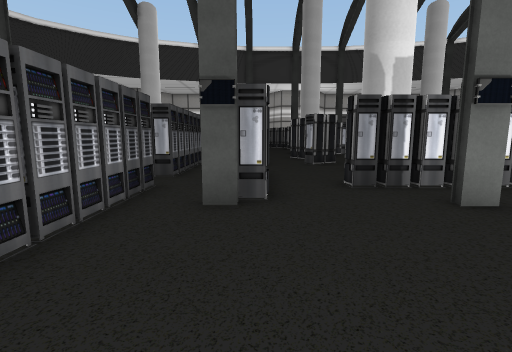
view 1 (above)

24 first-person views from a walk through a 3-D level made in the Unity game engine. The camera is 1.2 m above the floor, tilts 8° down and sees 85° across. The floor is counted in squares, 1 m on a side. Each view is taken from the middle of a square. On the plan, view 1 faces up. The plan holds only what a view shows up to about 13 squares ahead; the rest is blank. The place goes on beyond the plan.

view 2
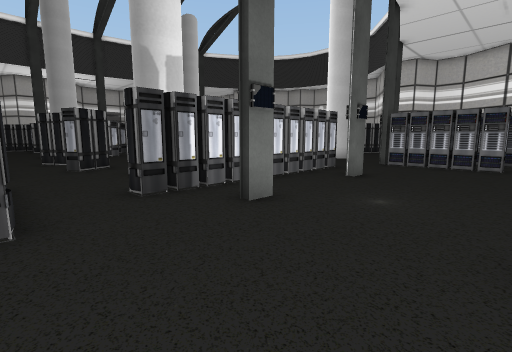

view 3
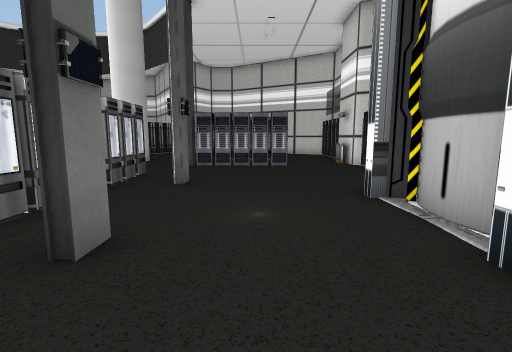

view 4
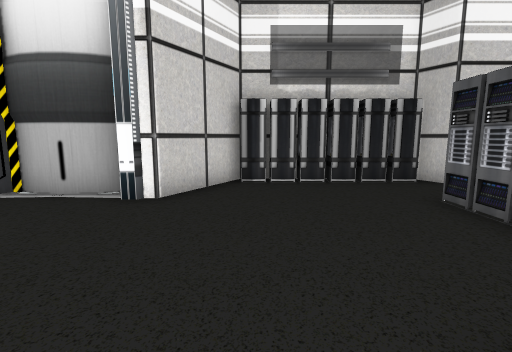

view 5
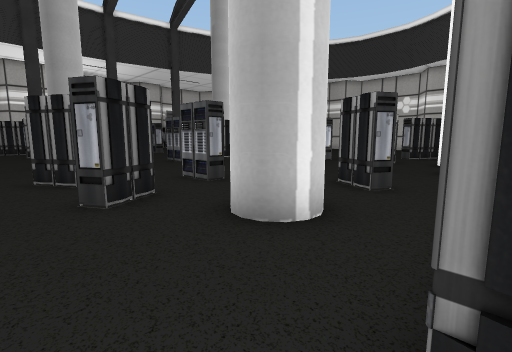

view 6
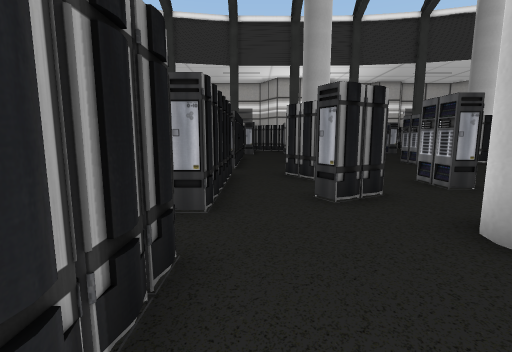

view 7
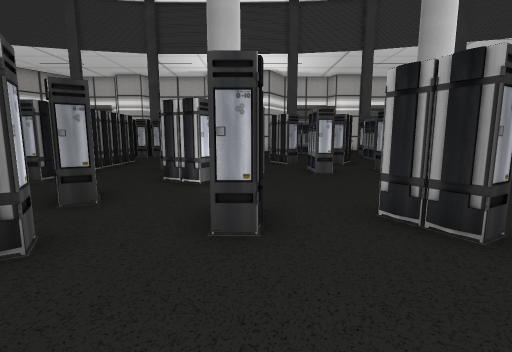

view 8
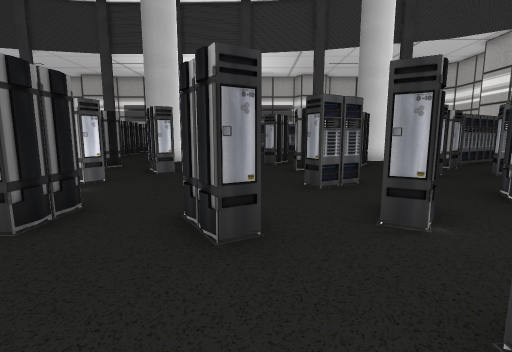

view 9
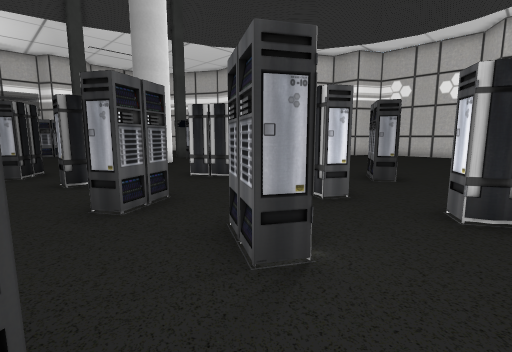

view 10
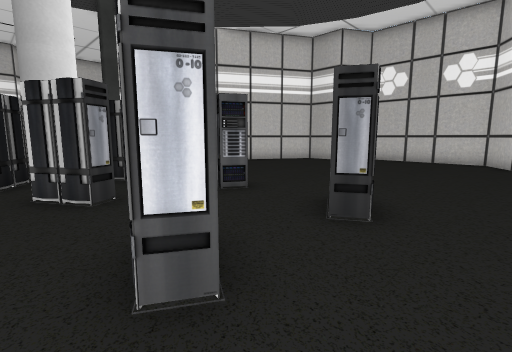

view 11
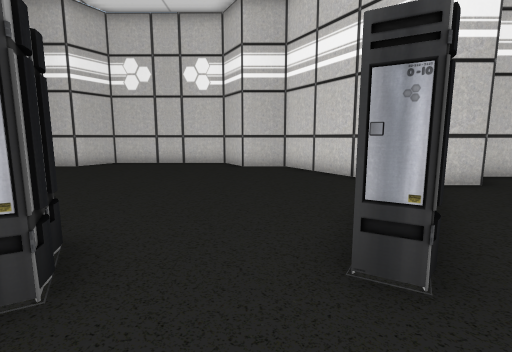

view 12
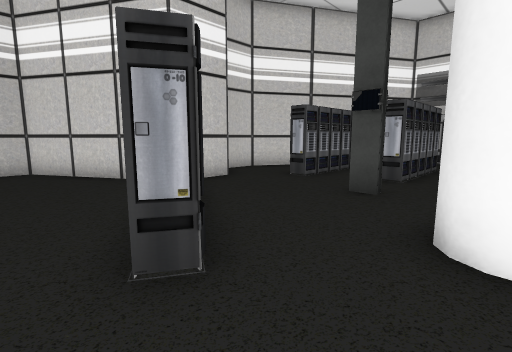

view 13
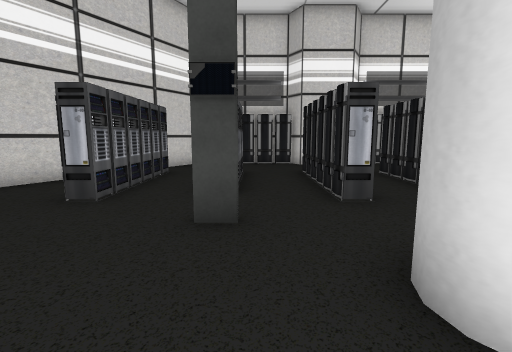

view 14
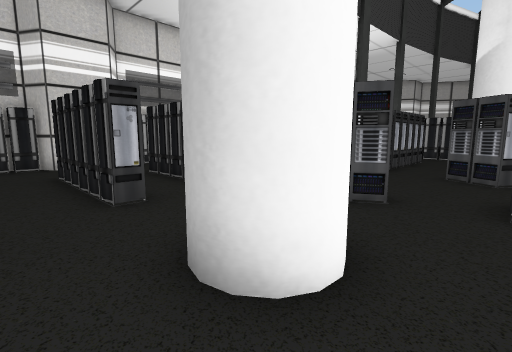

view 15
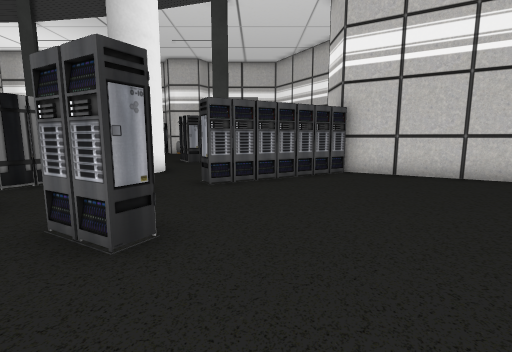

view 16
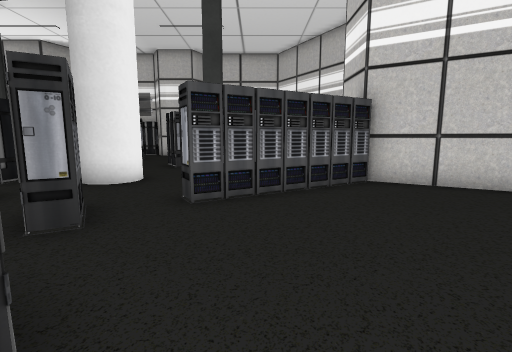

view 17
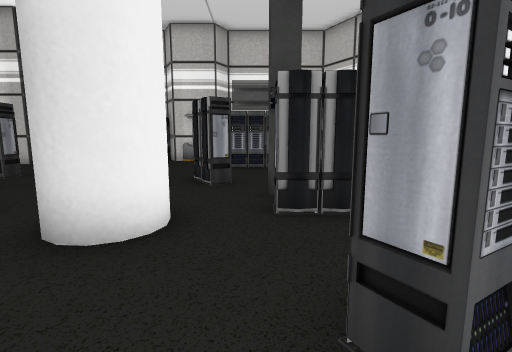

view 18
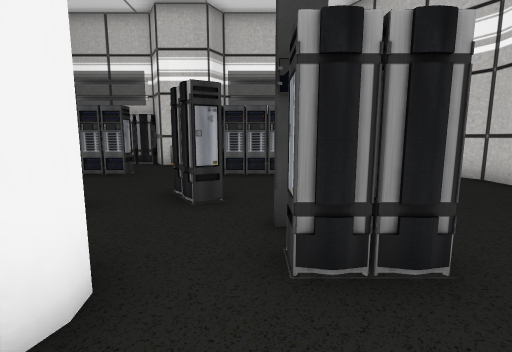

view 19
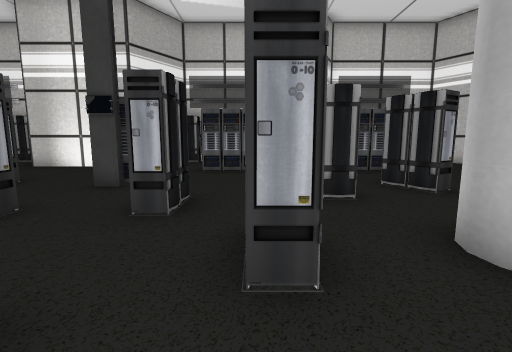

view 20
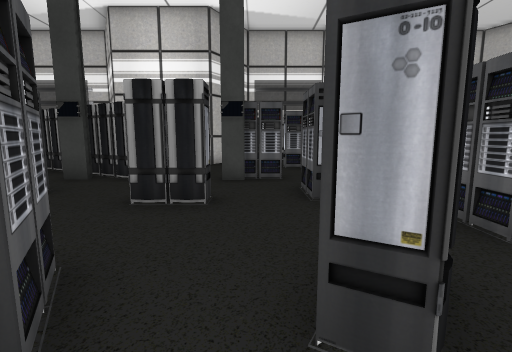

view 21
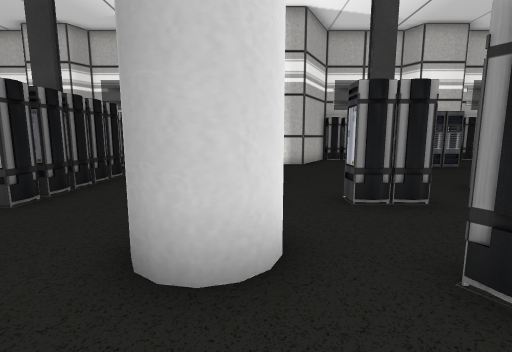

view 22
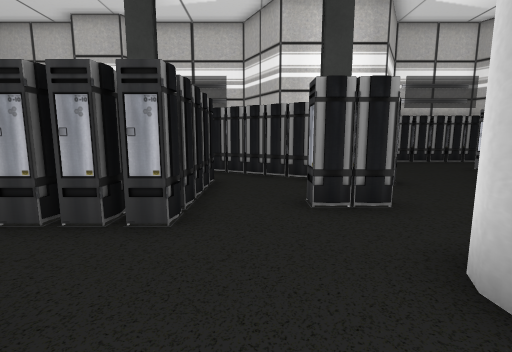

view 23
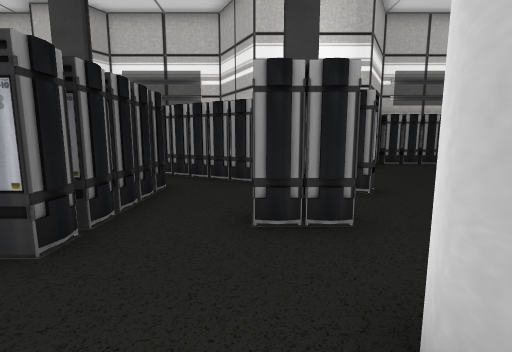

view 24
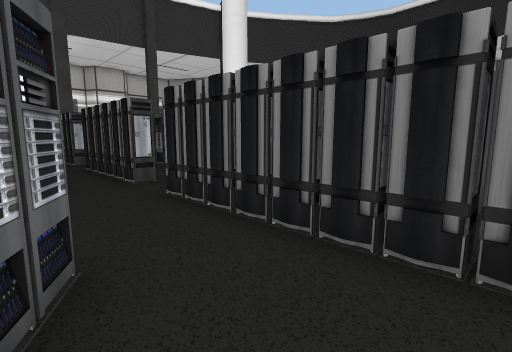

### Floor plan
Key: @ floor where view 1 was taken; # wall or solid block; x gap in a wall; . floor.
Columns run from 4 left of view 1 to 28 right of it. Each row starts with its distance up from view 1.
 35            #######
 34        #####.......
 33        ............
 32     ##  .......##.. ###.
 31     .###................   ##
 30      ..## .............   ..#
 29      #..##...#......#.   ...
 28      #...........#..#.  ...
 27      #.##.....#.......# ..
 26    ###.....##.........x..
 25    .............#..#....  #
 24     ....##.........#....######
 23   ..#...##.#..#.......###....##
 22  #. #......#.....#............##
 21     #..#........ ...#..........#
 20     #..#..#.#..# ..............##
 19     #.............#.............#
 18     #...#............#..........#
 17     ....#......#................#
 16    ...#...........#.............#
 15    .#.##..........#..##.........#
 14    .#.....#.#..# ..............##
 13  #. #..#....##.................#
 12  #. #..#..........#...#........#
 11  #. ........... ......# .....###
 10  #. ....##..#..........   .###
  9  #. #...........#..#.....
  8  .. #.........   .........#
  7  ...#..########.......#...#
  6  #..#.......................#
  5  #..#...#...#....#.#..#.#...#
  4  #...............#.#..#.# .##
  3  #...............#.#..#.#  #
  2  #...............#.#..#.#
  1  #.................... .##
  0  ...@..#####..........  .#
 -1 #.....##       ..###..  ##
 -2 #######        ### ####

Where each view was taken, in squares from view 1:
view 1: 0 up, 0 right, facing up
view 2: 1 up, 0 right, facing up-right
view 3: 3 up, 1 right, facing right
view 4: 6 up, 1 right, facing down
view 5: 7 up, 1 right, facing up-right
view 6: 7 up, 1 right, facing up
view 7: 10 up, 6 right, facing up
view 8: 10 up, 9 right, facing up
view 9: 12 up, 9 right, facing up-right
view 10: 13 up, 13 right, facing up-right
view 11: 13 up, 15 right, facing right
view 12: 13 up, 15 right, facing down-right
view 13: 11 up, 17 right, facing down
view 14: 11 up, 17 right, facing down-left
view 15: 15 up, 19 right, facing up
view 16: 17 up, 19 right, facing up
view 17: 21 up, 17 right, facing up
view 18: 23 up, 17 right, facing up
view 19: 22 up, 12 right, facing up
view 20: 21 up, 9 right, facing up
view 21: 21 up, 5 right, facing up
view 22: 22 up, 2 right, facing up
view 23: 23 up, 3 right, facing up
view 24: 23 up, 3 right, facing down-left
